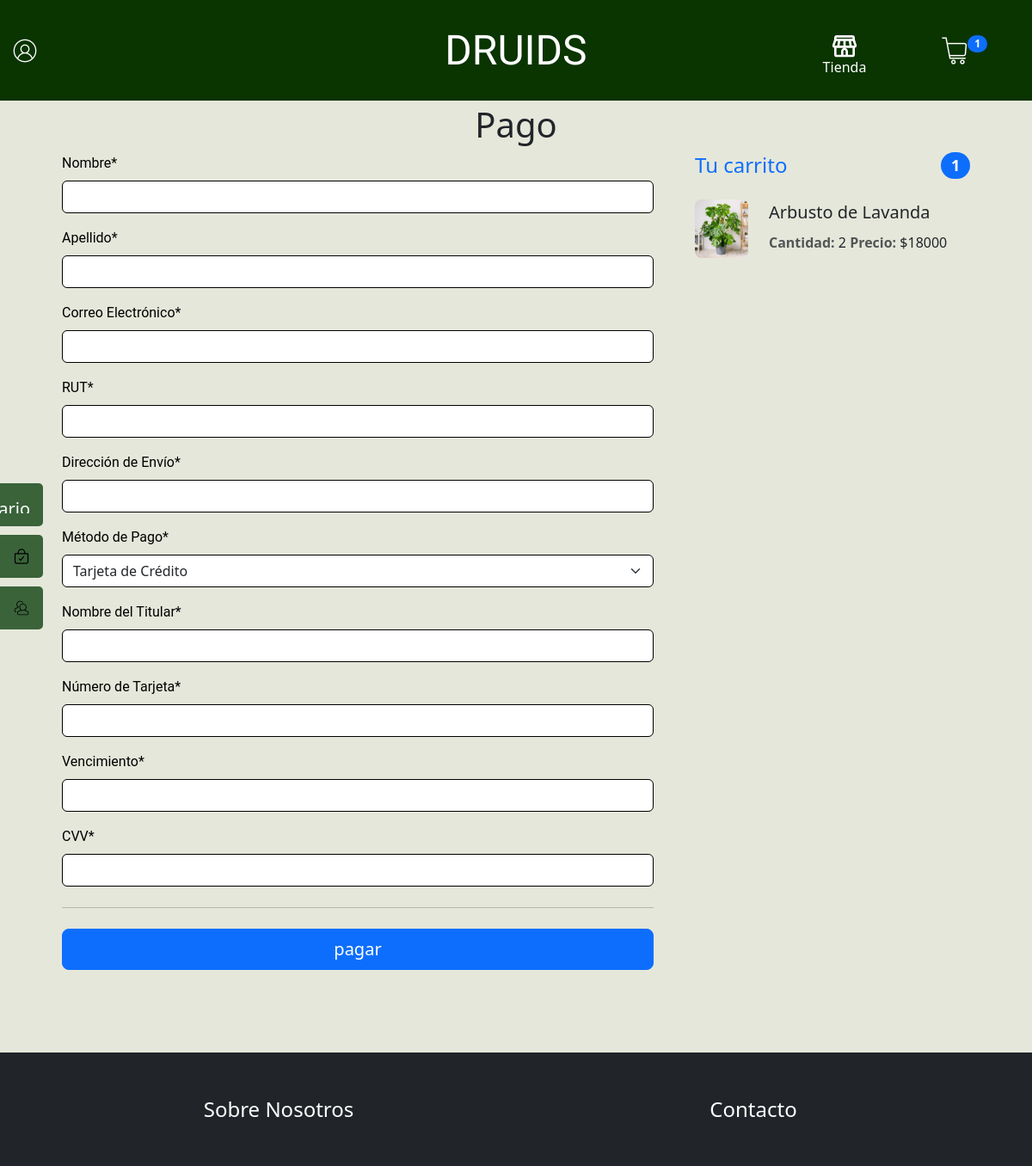
Page /pago/ (signed in) on the committed database.
### Druids/models.py (models this page shows, shortened)
class CarritoItem(models.Model):
    producto = models.ForeignKey(Producto, on_delete=models.CASCADE)
    cantidad = models.PositiveIntegerField()
    pedido = models.ForeignKey(Pedido, on_delete=models.CASCADE, null=True, blank=True)
    @property
    def total_price(self):
        return self.cantidad * self.producto.precio

class Producto(models.Model):
    nombre = models.CharField(max_length=100, verbose_name="Nombre del producto")
    precio = models.PositiveIntegerField(validators=[MinValueValidator(0)], verbose_name="Precio")
    categoria = models.CharField(max_length=50, choices=Categorias, verbose_name="Categoría")
    stock = models.PositiveIntegerField(validators=[MinValueValidator(0)], verbose_name="Stock")
    descripcion = models.TextField(verbose_name="Descripción del producto")
    cuidados = models.TextField(verbose_name="Descripción de cuidados",blank=True, null=True)
    imagen_principal = models.ImageField(upload_to='productos/', verbose_name="Imagen Principal")
    imagen_2 = models.ImageField(upload_to='productos/', blank=True, null=True, verbose_name="Imagen del producto 2")
    imagen_3 = models.ImageField(upload_to='productos/', blank=True, null=True, verbose_name="Imagen del producto 3")
    imagen_4 = models.ImageField(upload_to='productos/', blank=True, null=True, verbose_name="Imagen del producto 4")

### Druids/views.py (the view, shortened to what this page needs)
# urls.py: path('pago/', pago, name='pago'),
def pago(request):
    carrito_items = CarritoItem.objects.all()
    total = sum(item.total_price for item in carrito_items)
    print(total)
    form = PagoForm()
    return render(request, 'Druids/pago.html', {'carrito_items': carrito_items, 'total': total, 'form': form})

### Druids/forms.py
class PagoForm(forms.Form):
    nombre = forms.CharField(label='Nombre', max_length=100)
    apellido = forms.CharField(label='Apellido', max_length=100)
    email = forms.EmailField(label='Correo Electrónico')
    rut = forms.CharField(label='RUT', max_length=10)
    direccion_envio = forms.CharField(label='Dirección de Envío', max_length=255)
    metodo_pago = forms.ChoiceField(label='Método de Pago', choices=[('credito', 'Tarjeta de Crédito'), ('debito', 'Tarjeta de Débito')])
    nombre_titular = forms.CharField(label='Nombre del Titular', max_length=100)
    numero_tarjeta = forms.CharField(label='Número de Tarjeta', max_length=16)
    fecha_expiracion = forms.CharField(label='Vencimiento', max_length=5)
    cvv = forms.CharField(label='CVV', max_length=3)

### Druids/context_processors.py (called while the page is built)
def carrito_items_contador(request):
    contador = CarritoItem.objects.count()
    return {'carrito_items_contador': contador}

### Druids/templates/Druids/pago.html (shortened to what this page needs)
{% extends 'Druids/base.html' %}
{% load static %}
{% load crispy_forms_tags %}
{% block contenido %}
<link rel="stylesheet" href="{% static 'Druids/css/pago.css' %}">
<main>
    <section>
        <div class="row">
            <div class="col-12 mt-1">
                <h1 class="text-center">Pago</h1>
            </div>
        </div>
    </section>
    <div class="row g-5 mx-5">
        <div class="col-md-5 col-lg-4 order-md-last">
            <h4 class="d-flex justify-content-between align-items-center mb-3">
                <span class="text-primary">Tu carrito</span>
                <span class="badge bg-primary rounded-pill">{{ carrito_items|length }}</span>
            </h4>
            <ul class="list-group mb-3">
                 {% for item in carrito_items %}
                <li class="list-group item mt-2">
                    <div class="row">
                        <div class="col-3">
                            <img src="{{ item.producto.imagen_principal.url }}" class="img-fluid rounded-3" alt="{{ item.producto.nombre }}">
                        </div>
                        <div class="col-9">
                            <p class="lead fw-normal mb-2">{{ item.producto.nombre }}</p>
                            <p>
                                <span class="text-muted fw-bold">Cantidad: </span>{{ item.cantidad }}
                                <span class="text-muted fw-bold">Precio: </span>${{ item.total_price }}
                            </p>
                        </div>
                    </div>
                </li>
                {% endfor %}
            </ul>
        </div>
        <div class="col-md-7 col-lg-8">
            <form class="needs-validation" id="form-pago" action="{% url 'pago' %}" method="POST">
                {{ form|crispy }}
                <hr class="my-4">
                <button class="w-100 btn btn-primary btn-lg" type="submit">pagar</button>
            </form>
        </div>
    </div>
</main>
{% endblock %}

### Druids/static/Druids/css/navbar.css (style rules this page uses)
.form-control { border-color: black; }
.form-select { border-color: black; }
label { color: black; }

### Druids/static/Druids/css/base.css (style rules this page uses)
body { background-color: #e5e7da; }

### Druids/static/Druids/css/pago.css (style rules this page uses)
.form-control { border-color: black; }
.form-select { border-color: black; }
label { color: black; font-family: 'Roboto', sans-serif; }

### rows in the picture
CarritoItem: producto.imagen_principal (picture), producto.nombre "Arbusto de Lavanda", cantidad "2", total_price "18000"

### other values in the picture
{{ carrito_items_contador }} "1"
{{ carrito_items|length }} "1"
